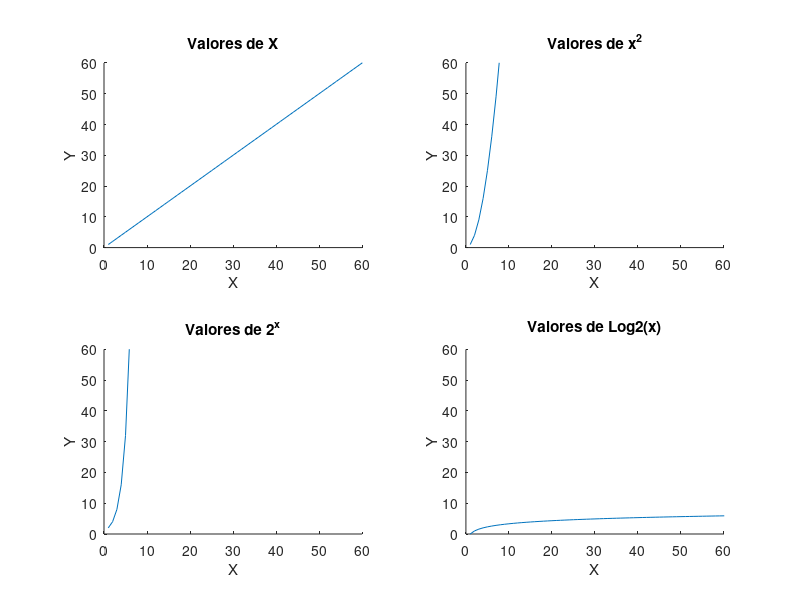

The MATLAB source for this figure:
clc;
clear all;
x=1:1:64;

subplot(2,2,1);
plot(x,x);
axis([0 60 0 60]);
xlabel('X');
ylabel('Y');
title('Valores de X');
box off;

subplot(2,2,2);
plot(x,x.^2);
axis([0 60 0 60]);
xlabel('X');
ylabel('Y')
title('Valores de x^2');
box off;

subplot(2,2,3);
plot(x,2.^x);
axis([0 60 0 60]);
xlabel('X');
ylabel('Y');
title('Valores de 2^x');
box off;

subplot(2,2,4);
plot(x,log2(x));
axis([0 60 0 60]);
xlabel('X');
ylabel('Y');
title('Valores de Log2(x)');
box off;


